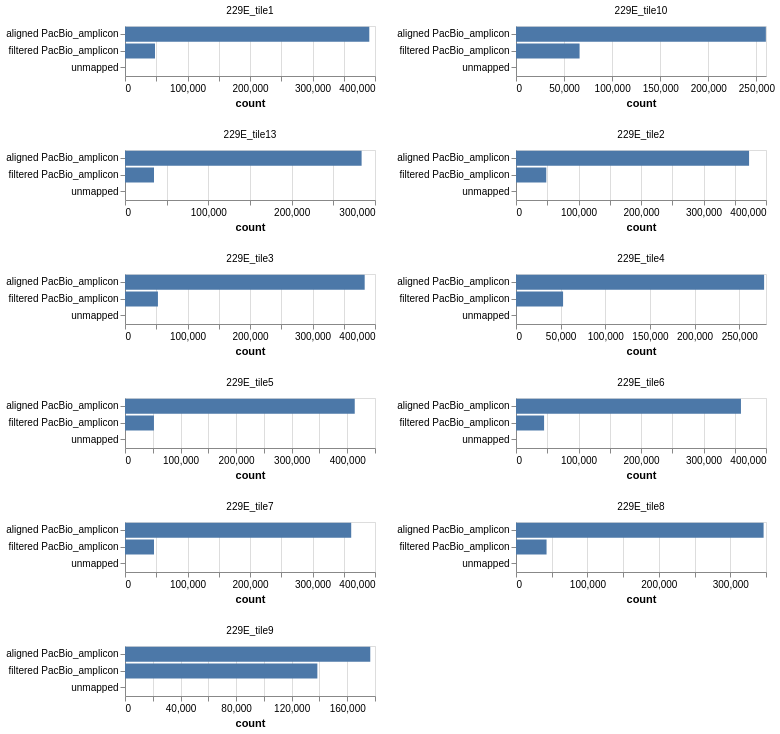

Here is the notebook cell this chart was saved with:
### Markdown cell above
## Stats on CCS alignments
Read and plot the alignment stats from running `alignparse` on the PacBio CCSs:

### Code cell
readstats = pd.concat(
    [
        (
            pd.read_csv(os.path.join(row.subdir, "readstats.csv")).assign(
                pacbioRun=row.pacbioRun, library=row.library
            )
        )
        for row in pacbio_runs.itertuples()
    ],
    ignore_index=True,
)

readstats_chart = (
    alt.Chart(readstats)
    .encode(
        x="count:Q",
        y=alt.Y(
            "category:N",
            axis=alt.Axis(title=None),
        ),
        tooltip=readstats.columns.tolist(),
        facet=alt.Facet("pacbioRun:N", columns=2, title=None),
    )
    .mark_bar()
    .properties(width=250, height=50)
    .resolve_scale(x="independent", y="independent")
)

readstats_chart

### Figure 1 — Vega-Lite specification as saved in the notebook (floating-point values rounded to 4 significant figures)
{"config": {"view": {"continuousWidth": 300, "continuousHeight": 300}}, "data": {"name": "data-3e2368503e794faa33b077608ba77dbf"}, "mark": {"type": "bar"}, "encoding": {"facet": {"columns": 2, "field": "pacbioRun", "title": null, "type": "nominal"}, "tooltip": [{"field": "category", "type": "nominal"}, {"field": "count", "type": "quantitative"}, {"field": "pacbioRun", "type": "nominal"}, {"field": "library", "type": "nominal"}], "x": {"field": "count", "type": "quantitative"}, "y": {"axis": {"title": null}, "field": "category", "type": "nominal"}}, "height": 50, "resolve": {"scale": {"x": "independent", "y": "independent"}}, "width": 250, "$schema": "https://vega.github.io/schema/vega-lite/v5.15.1.json", "datasets": {"data-3e2368503e794faa33b077608ba77dbf": [{"category": "filtered PacBio_amplicon", "count": 48037, "pacbioRun": "229E_tile1", "library": "229E_tile_lib_1"}, {"category": "aligned PacBio_amplicon", "count": 390890, "pacbioRun": "229E_tile1", "library": "229E_tile_lib_1"}, {"category": "unmapped", "count": 63, "pacbioRun": "229E_tile1", "library": "229E_tile_lib_1"}, {"category": "filtered PacBio_amplicon", "count": 48442, "pacbioRun": "229E_tile2", "library": "229E_tile_lib_2"}, {"category": "aligned PacBio_amplicon", "count": 372928, "pacbioRun": "229E_tile2", "library": "229E_tile_lib_2"}, {"category": "unmapped", "count": 5, "pacbioRun": "229E_tile2", "library": "229E_tile_lib_2"}, {"category": "filtered PacBio_amplicon", "count": 52691, "pacbioRun": "229E_tile3", "library": "229E_tile_lib_3"}, {"category": "aligned PacBio_amplicon", "count": 383489, "pacbioRun": "229E_tile3", "library": "229E_tile_lib_3"}, {"category": "unmapped", "count": 13, "pacbioRun": "229E_tile3", "library": "229E_tile_lib_3"}, {"category": "filtered PacBio_amplicon", "count": 52731, "pacbioRun": "229E_tile4", "library": "229E_tile_lib_4"}, {"category": "aligned PacBio_amplicon", "count": 277893, "pacbioRun": "229E_tile4", "library": "229E_tile_lib_4"}, {"category": "unmapped", "count": 27, "pacbioRun": "229E_tile4", "library": "229E_tile_lib_4"}, {"category": "filtered PacBio_amplicon", "count": 52095, "pacbioRun": "229E_tile5", "library": "229E_tile_lib_5"}, {"category": "aligned PacBio_amplicon", "count": 413542, "pacbioRun": "229E_tile5", "library": "229E_tile_lib_5"}, {"category": "unmapped", "count": 7, "pacbioRun": "229E_tile5", "library": "229E_tile_lib_5"}, {"category": "filtered PacBio_amplicon", "count": 44946, "pacbioRun": "229E_tile6", "library": "229E_tile_lib_6"}, {"category": "aligned PacBio_amplicon", "count": 359930, "pacbioRun": "229E_tile6", "library": "229E_tile_lib_6"}, {"category": "unmapped", "count": 2, "pacbioRun": "229E_tile6", "library": "229E_tile_lib_6"}, {"category": "filtered PacBio_amplicon", "count": 46399, "pacbioRun": "229E_tile7", "library": "229E_tile_lib_7"}, {"category": "aligned PacBio_amplicon", "count": 361929, "pacbioRun": "229E_tile7", "library": "229E_tile_lib_7"}, {"category": "unmapped", "count": 3, "pacbioRun": "229E_tile7", "library": "229E_tile_lib_7"}, {"category": "filtered PacBio_amplicon", "count": 42783, "pacbioRun": "229E_tile8", "library": "229E_tile_lib_8"}, {"category": "aligned PacBio_amplicon", "count": 346633, "pacbioRun": "229E_tile8", "library": "229E_tile_lib_8"}, {"category": "unmapped", "count": 9, "pacbioRun": "229E_tile8", "library": "229E_tile_lib_8"}, {"category": "filtered PacBio_amplicon", "count": 138507, "pacbioRun": "229E_tile9", "library": "229E_tile_lib_9"}, {"category": "aligned PacBio_amplicon", "count": 176597, "pacbioRun": "229E_tile9", "library": "229E_tile_lib_9"}, {"category": "unmapped", "count": 2, "pacbioRun": "229E_tile9", "library": "229E_tile_lib_9"}, {"category": "filtered PacBio_amplicon", "count": 66126, "pacbioRun": "229E_tile10", "library": "229E_tile_lib_10"}, {"category": "aligned PacBio_amplicon", "count": 259860, "pacbioRun": "229E_tile10", "library": "229E_tile_lib_10"}, {"category": "unmapped", "count": 10, "pacbioRun": "229E_tile10", "library": "229E_tile_lib_10"}, {"category": "filtered PacBio_amplicon", "count": 34815, "pacbioRun": "229E_tile13", "library": "229E_tile_lib_13"}, {"category": "aligned PacBio_amplicon", "count": 283930, "pacbioRun": "229E_tile13", "library": "229E_tile_lib_13"}, {"category": "unmapped", "count": 4, "pacbioRun": "229E_tile13", "library": "229E_tile_lib_13"}]}}
